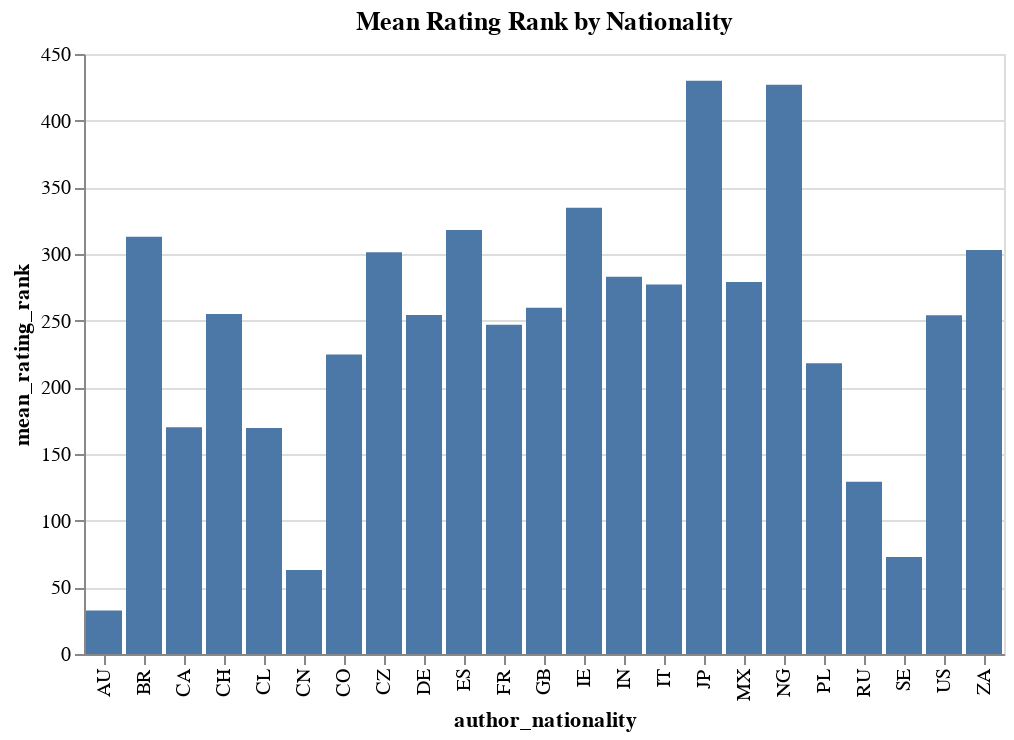

The notebook cell this image was saved under:
### Markdown cell above
The sample size is indeed smaller for females, however it is still quite large. There are a few possible explanations for this. Firstly, we can consider if males are simply better authors than females, but this is not true. Next, it's possible that those that ranked these books are mostly men, so they conciously or unconciously favored male authors. It is also possible that, because the list was compiled by mostly men, books written by male authors tend to cater more towards male readers. Regardless, bias definitely played a role here.

Next, let's examine nationality.

### Code cell
nationality_chart = alt.Chart(nationality_rating_rank).mark_bar().encode(
    x='author_nationality',
    y='mean_rating_rank'
).properties(
    title='Mean Rating Rank by Nationality'
)
nationality_chart

### Figure 1 — Vega-Lite specification as saved in the notebook (floating-point values rounded to 4 significant figures)
{"config": {"view": {"continuousWidth": 300, "continuousHeight": 300}}, "data": {"name": "data-8aef5307914b11e10a400cf43b14d1d4"}, "mark": {"type": "bar"}, "encoding": {"x": {"field": "author_nationality", "type": "nominal"}, "y": {"field": "mean_rating_rank", "type": "quantitative"}}, "title": "Mean Rating Rank by Nationality", "$schema": "https://vega.github.io/schema/vega-lite/v5.20.1.json", "datasets": {"data-8aef5307914b11e10a400cf43b14d1d4": [{"author_nationality": "AU", "mean_rating_rank": 32.67}, {"author_nationality": "BR", "mean_rating_rank": 313.0}, {"author_nationality": "CA", "mean_rating_rank": 170.1}, {"author_nationality": "CH", "mean_rating_rank": 255.0}, {"author_nationality": "CL", "mean_rating_rank": 169.5}, {"author_nationality": "CN", "mean_rating_rank": 63.0}, {"author_nationality": "CO", "mean_rating_rank": 224.7}, {"author_nationality": "CZ", "mean_rating_rank": 301.3}, {"author_nationality": "DE", "mean_rating_rank": 254.2}, {"author_nationality": "ES", "mean_rating_rank": 318.0}, {"author_nationality": "FR", "mean_rating_rank": 246.9}, {"author_nationality": "GB", "mean_rating_rank": 259.7}, {"author_nationality": "IE", "mean_rating_rank": 334.6}, {"author_nationality": "IN", "mean_rating_rank": 283.0}, {"author_nationality": "IT", "mean_rating_rank": 277.2}, {"author_nationality": "JP", "mean_rating_rank": 430.0}, {"author_nationality": "MX", "mean_rating_rank": 279.0}, {"author_nationality": "NG", "mean_rating_rank": 427.0}, {"author_nationality": "PL", "mean_rating_rank": 218.0}, {"author_nationality": "RU", "mean_rating_rank": 129.2}, {"author_nationality": "SE", "mean_rating_rank": 72.75}, {"author_nationality": "US", "mean_rating_rank": 254.0}, {"author_nationality": "ZA", "mean_rating_rank": 303.0}]}}
